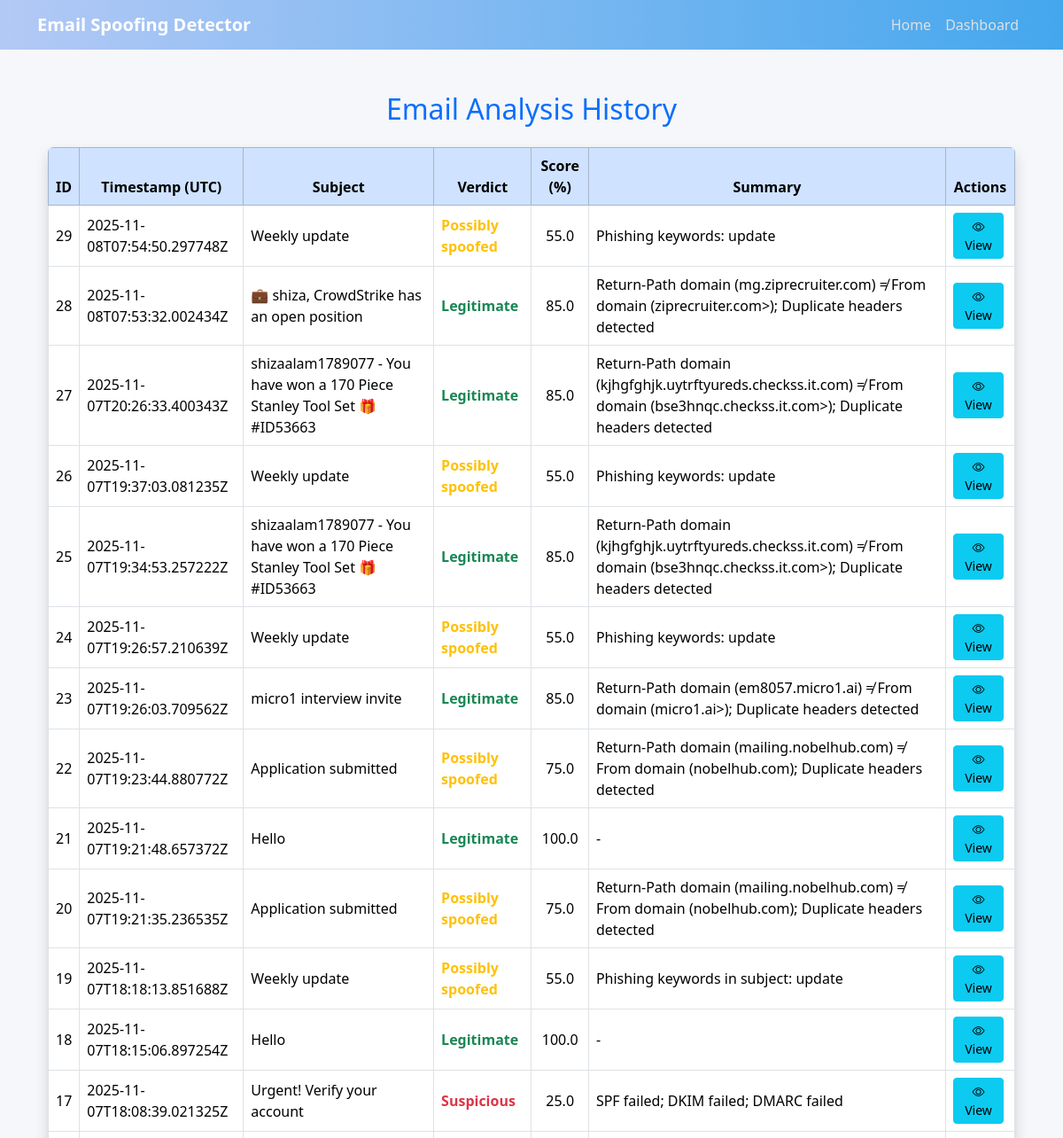
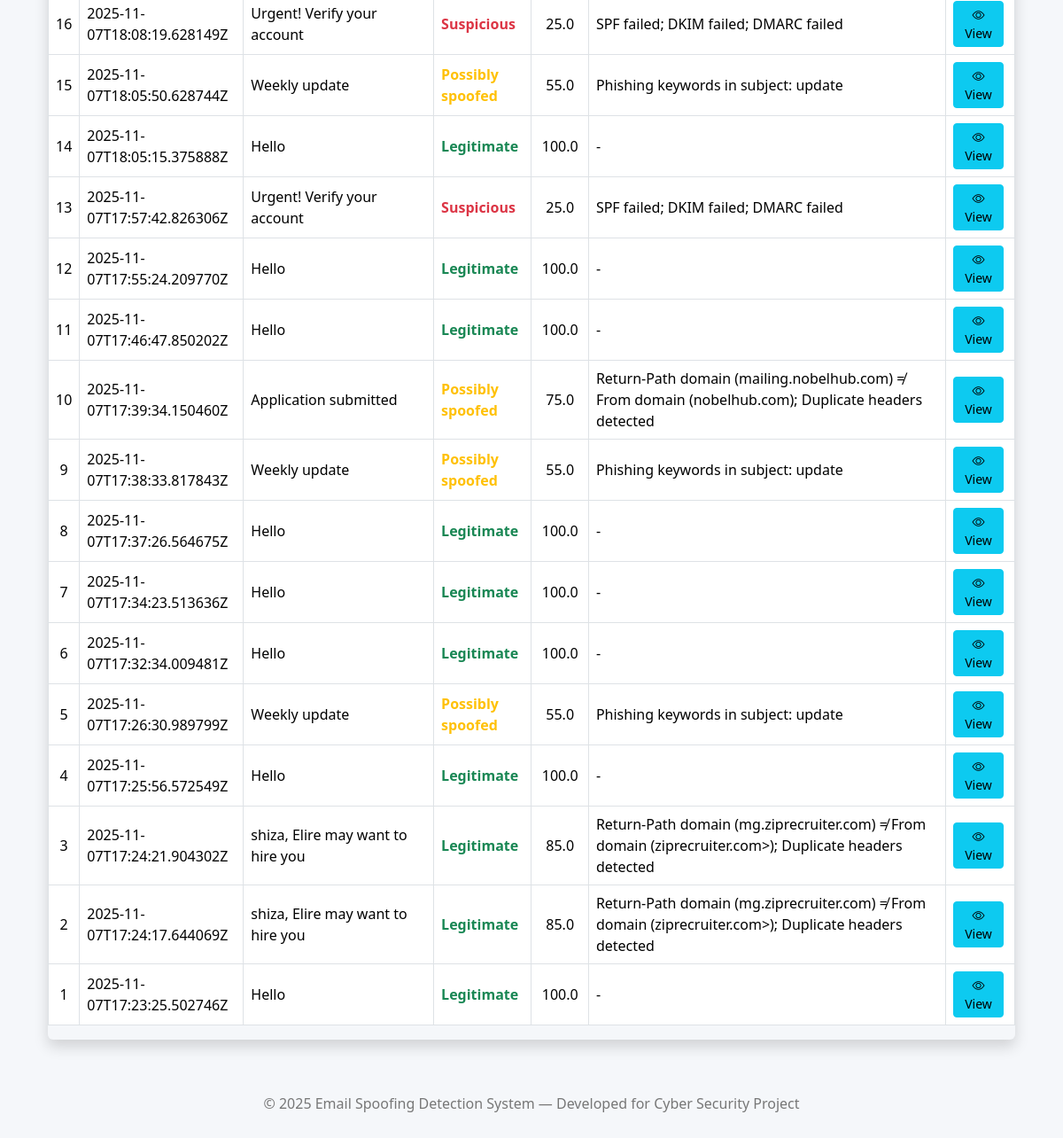
Page /reports on the committed database (2 pictures, top to bottom).
### tables this page shows
CREATE TABLE reports (
        id INTEGER PRIMARY KEY AUTOINCREMENT,
        timestamp TEXT,
        subject TEXT,
        verdict TEXT,
        score REAL,
        summary TEXT,
        data TEXT
    );

### app.py (the view)
@app.route('/reports')
def reports_list():
    conn = sqlite3.connect(DB_PATH)
    c = conn.cursor()
    c.execute('SELECT id, timestamp, subject, verdict, score, summary FROM reports ORDER BY id DESC')
    rows = c.fetchall()
    conn.close()
    return render_template('history.html', rows=rows)

### templates/history.html
{% extends "base.html" %}
{% block content %}
<div class="container mt-5">
    <h2 class="text-center text-primary mb-4"> Email Analysis History</h2>
    {% if rows %}
    <div class="table-responsive shadow rounded">
        <table class="table table-bordered table-hover align-middle">
            <thead class="table-primary text-center">
                <tr>
                    <th>ID</th>
                    <th>Timestamp (UTC)</th>
                    <th>Subject</th>
                    <th>Verdict</th>
                    <th>Score (%)</th>
                    <th>Summary</th>
                    <th>Actions</th>
                </tr>
            </thead>
            <tbody>
                {% for row in rows %}
                <tr>
                    <td class="text-center">{{ row[0] }}</td>
                    <td>{{ row[1] }}</td>
                    <td>{{ row[2] or '-' }}</td>
                    <td class="fw-bold
                        {% if row[3] == 'Legitimate' %}text-success
                        {% elif row[3] == 'Possibly spoofed' %}text-warning
                        {% else %}text-danger{% endif %}">
                        {{ row[3] }}
                    </td>
                    <td class="text-center">{{ "%.1f"|format(row[4]) }}</td>
                    <td>{{ row[5] or '-' }}</td>
                    <td class="text-center">
                        <a href="{{ url_for('view_report', rid=row[0]) }}" class="btn btn-sm btn-info me-1">
                            <i class="bi bi-eye"></i> View
                        </a>
                    </td>
                </tr>
                {% endfor %}
            </tbody>
        </table>
    </div>
    {% else %}
    <div class="alert alert-info text-center mt-5">
        No reports found. Please analyze an email first.
    </div>
    {% endif %}
</div>
{% endblock %}

### templates/base.html (shortened to what this page needs)
<!DOCTYPE html>
<html lang="en">
<head>
  <link href="https://cdn.jsdelivr.net/npm/bootstrap@5.3.2/dist/css/bootstrap.min.css" rel="stylesheet">
  <link href="https://cdn.jsdelivr.net/npm/bootstrap-icons@1.11.1/font/bootstrap-icons.css" rel="stylesheet">
</head>
<body>
  <nav class="navbar navbar-expand-lg navbar-dark">
    <div class="container">
      <a class="navbar-brand" href="{{ url_for('index') }}">Email Spoofing Detector</a>
      <div class="collapse navbar-collapse" id="navbarNav">
        <ul class="navbar-nav ms-auto">
          <li class="nav-item"><a class="nav-link" href="{{ url_for('index') }}">Home</a></li>
          <li class="nav-item"><a class="nav-link" href="{{ url_for('dashboard') }}">Dashboard</a></li>
        </ul>
      </div>
    </div>
  </nav>
  <main class="container my-4">
    {% block content %}{% endblock %}
  </main>
  <footer>
    <p>© 2025 Email Spoofing Detection System — Developed for Cyber Security Project</p>
  </footer>
</body>
</html>

### templates/base.html (style rules this page uses)
body { background-color: #f5f7fa; font-family: "Segoe UI", sans-serif; }
.navbar { background: linear-gradient(90deg, #aec5f5ec, #44a7ed); }
.navbar-brand { color: white !important; font-weight: bold; }
.nav-link { color: #e0e0e0 !important; }
footer { margin-top: 40px; text-align: center; color: #777; padding: 20px; }

### rows in the picture
reports: id "29", timestamp "2025-11-08T07:54:50.297748Z", subject "Weekly update", verdict "Possibly spoofed", score "55.0", summary "Phishing keywords: update"
reports: id "28", timestamp "2025-11-08T07:53:32.002434Z", subject "💼 shiza, CrowdStrike has an open position", verdict "Legitimate", score "85.0", summary "Return-Path domain (mg.ziprecruiter.com) ≠ From domain (ziprecruiter.com>); Duplicate headers detected"
reports: id "27", timestamp "2025-11-07T20:26:33.400343Z", subject "shizaalam1789077 - You have won a 170 Piece Stanley Tool Set 🎁#ID53663", verdict "Legitimate", score "85.0", summary "Return-Path domain (kjhgfghjk.uytrftyureds.checkss.it.com) ≠ From domain (bse3hnqc.checkss.it.com>); Duplicate headers detected"
reports: id "26", timestamp "2025-11-07T19:37:03.081235Z", subject "Weekly update", verdict "Possibly spoofed", score "55.0", summary "Phishing keywords: update"
reports: id "25", timestamp "2025-11-07T19:34:53.257222Z", subject "shizaalam1789077 - You have won a 170 Piece Stanley Tool Set 🎁#ID53663", verdict "Legitimate", score "85.0", summary "Return-Path domain (kjhgfghjk.uytrftyureds.checkss.it.com) ≠ From domain (bse3hnqc.checkss.it.com>); Duplicate headers detected"
reports: id "24", timestamp "2025-11-07T19:26:57.210639Z", subject "Weekly update", verdict "Possibly spoofed", score "55.0", summary "Phishing keywords: update"
reports: id "23", timestamp "2025-11-07T19:26:03.709562Z", subject "micro1 interview invite", verdict "Legitimate", score "85.0", summary "Return-Path domain (em8057.micro1.ai) ≠ From domain (micro1.ai>); Duplicate headers detected"
reports: id "22", timestamp "2025-11-07T19:23:44.880772Z", subject "Application submitted", verdict "Possibly spoofed", score "75.0", summary "Return-Path domain (mailing.nobelhub.com) ≠ From domain (nobelhub.com); Duplicate headers detected"
reports: id "21", timestamp "2025-11-07T19:21:48.657372Z", subject "Hello", verdict "Legitimate", score "100.0", summary "-"
reports: id "20", timestamp "2025-11-07T19:21:35.236535Z", subject "Application submitted", verdict "Possibly spoofed", score "75.0", summary "Return-Path domain (mailing.nobelhub.com) ≠ From domain (nobelhub.com); Duplicate headers detected"
reports: id "19", timestamp "2025-11-07T18:18:13.851688Z", subject "Weekly update", verdict "Possibly spoofed", score "55.0", summary "Phishing keywords in subject: update"
reports: id "18", timestamp "2025-11-07T18:15:06.897254Z", subject "Hello", verdict "Legitimate", score "100.0", summary "-"
reports: id "17", timestamp "2025-11-07T18:08:39.021325Z", subject "Urgent! Verify your account", verdict "Suspicious", score "25.0", summary "SPF failed; DKIM failed; DMARC failed"
reports: id "16", timestamp "2025-11-07T18:08:19.628149Z", subject "Urgent! Verify your account", verdict "Suspicious", score "25.0", summary "SPF failed; DKIM failed; DMARC failed"
reports: id "15", timestamp "2025-11-07T18:05:50.628744Z", subject "Weekly update", verdict "Possibly spoofed", score "55.0", summary "Phishing keywords in subject: update"
reports: id "14", timestamp "2025-11-07T18:05:15.375888Z", subject "Hello", verdict "Legitimate", score "100.0", summary "-"
reports: id "13", timestamp "2025-11-07T17:57:42.826306Z", subject "Urgent! Verify your account", verdict "Suspicious", score "25.0", summary "SPF failed; DKIM failed; DMARC failed"
reports: id "12", timestamp "2025-11-07T17:55:24.209770Z", subject "Hello", verdict "Legitimate", score "100.0", summary "-"
reports: id "11", timestamp "2025-11-07T17:46:47.850202Z", subject "Hello", verdict "Legitimate", score "100.0", summary "-"
reports: id "10", timestamp "2025-11-07T17:39:34.150460Z", subject "Application submitted", verdict "Possibly spoofed", score "75.0", summary "Return-Path domain (mailing.nobelhub.com) ≠ From domain (nobelhub.com); Duplicate headers detected"
reports: id "9", timestamp "2025-11-07T17:38:33.817843Z", subject "Weekly update", verdict "Possibly spoofed", score "55.0", summary "Phishing keywords in subject: update"
reports: id "8", timestamp "2025-11-07T17:37:26.564675Z", subject "Hello", verdict "Legitimate", score "100.0", summary "-"
reports: id "7", timestamp "2025-11-07T17:34:23.513636Z", subject "Hello", verdict "Legitimate", score "100.0", summary "-"
reports: id "6", timestamp "2025-11-07T17:32:34.009481Z", subject "Hello", verdict "Legitimate", score "100.0", summary "-"
reports: id "5", timestamp "2025-11-07T17:26:30.989799Z", subject "Weekly update", verdict "Possibly spoofed", score "55.0", summary "Phishing keywords in subject: update"
reports: id "4", timestamp "2025-11-07T17:25:56.572549Z", subject "Hello", verdict "Legitimate", score "100.0", summary "-"
reports: id "3", timestamp "2025-11-07T17:24:21.904302Z", subject "shiza, Elire may want to hire you", verdict "Legitimate", score "85.0", summary "Return-Path domain (mg.ziprecruiter.com) ≠ From domain (ziprecruiter.com>); Duplicate headers detected"
reports: id "2", timestamp "2025-11-07T17:24:17.644069Z", subject "shiza, Elire may want to hire you", verdict "Legitimate", score "85.0", summary "Return-Path domain (mg.ziprecruiter.com) ≠ From domain (ziprecruiter.com>); Duplicate headers detected"
reports: id "1", timestamp "2025-11-07T17:23:25.502746Z", subject "Hello", verdict "Legitimate", score "100.0", summary "-"
